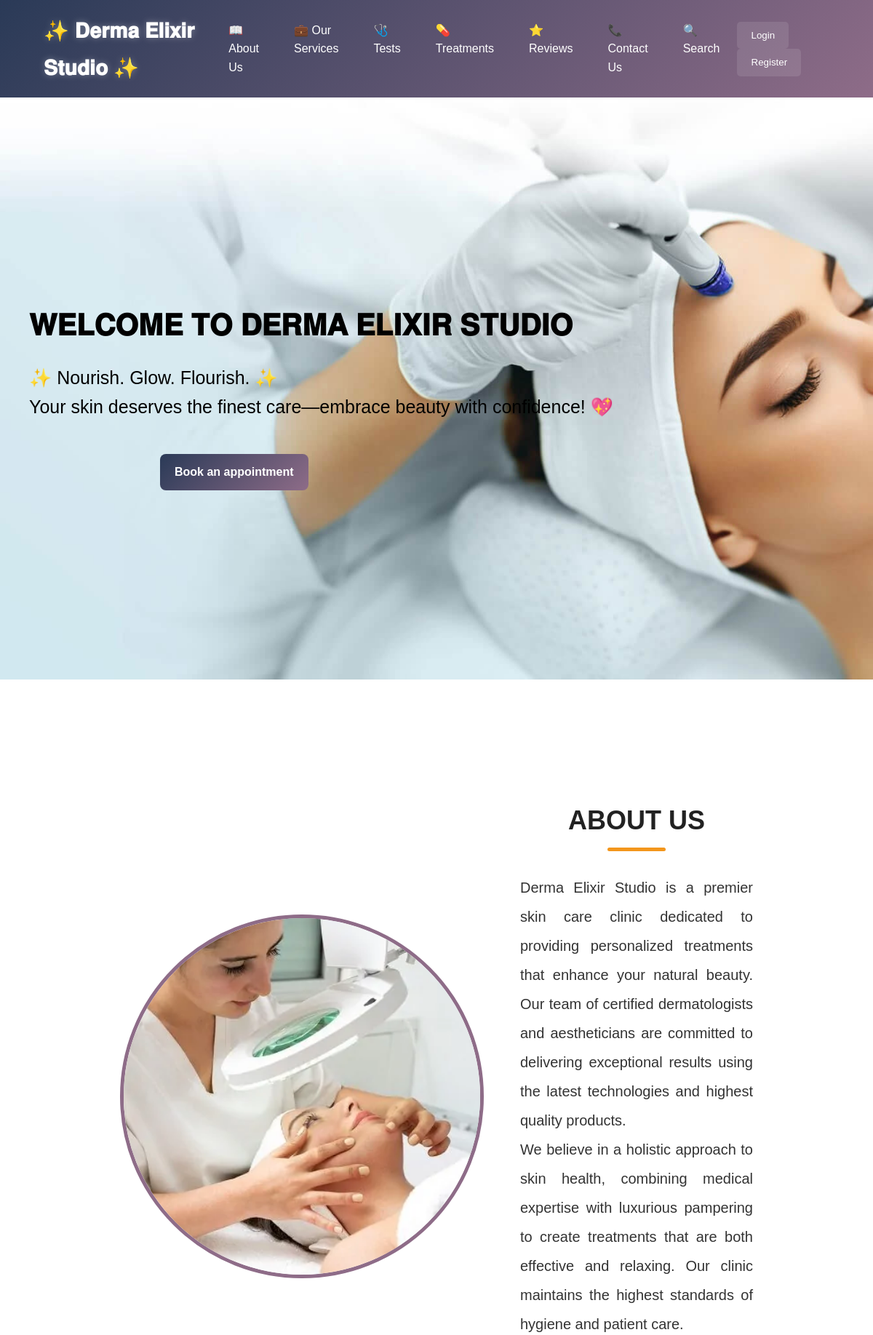
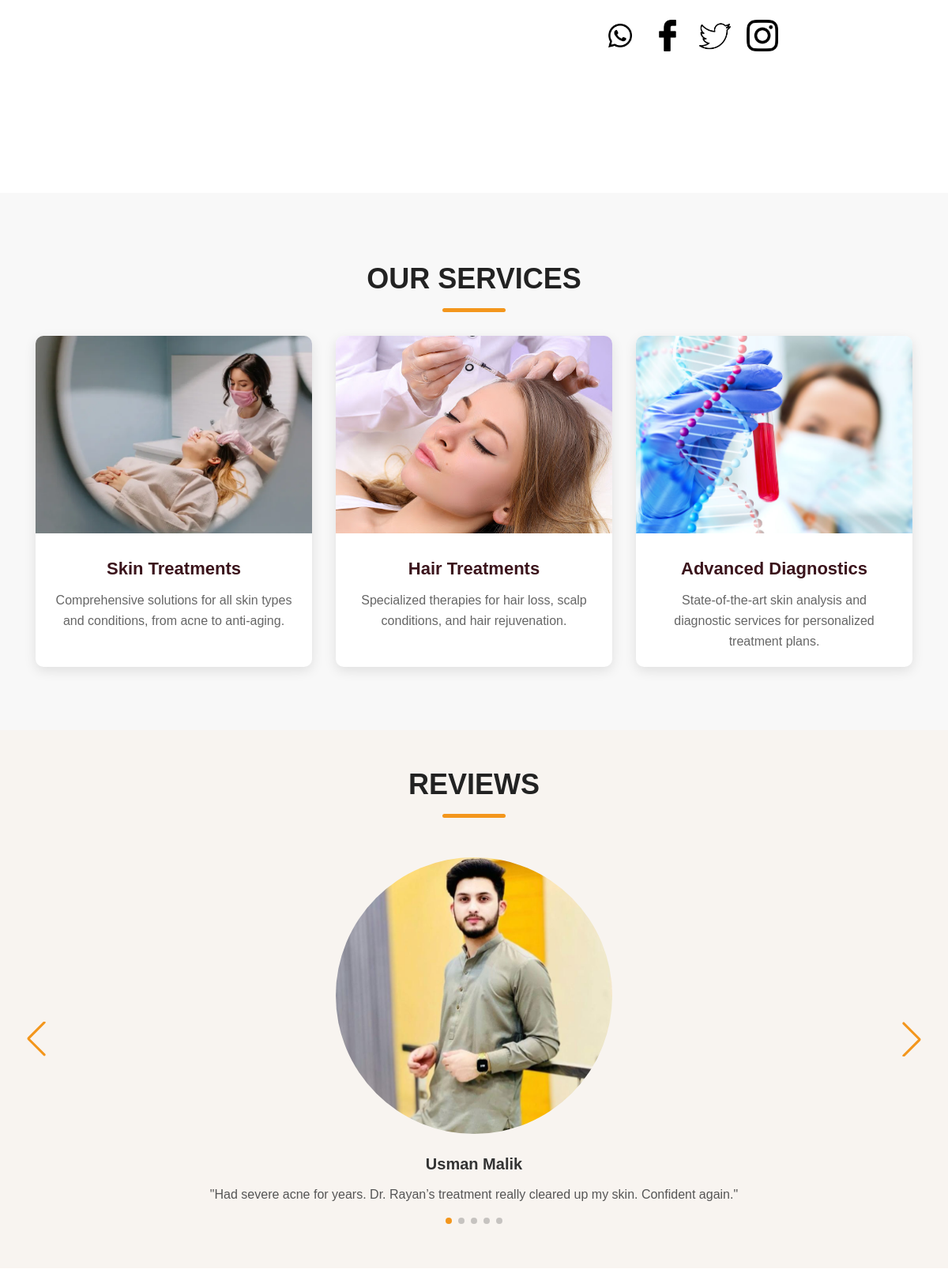
The app's page /derma/index.php (upper part) with its own data (2 pictures, top to bottom).
### tables this page shows
CREATE TABLE `reviews` (
  `id` int NOT NULL,
  `patient_id` int NOT NULL,
  `specialist_id` int NOT NULL,
  `rating` int NOT NULL,
  `feedback` text NOT NULL,
  `created_at` timestamp NULL DEFAULT CURRENT_TIMESTAMP,
  `image_path` varchar(255) DEFAULT NULL
);

CREATE TABLE `patients` (
  `id` int NOT NULL,
  `first_name` varchar(50) NOT NULL,
  `last_name` varchar(50) NOT NULL,
  `username` varchar(50) NOT NULL,
  `password` varchar(255) NOT NULL,
  `email` varchar(100) NOT NULL,
  `mobile` varchar(15) NOT NULL,
  `cnic` varchar(15) NOT NULL,
  `state` varchar(50) NOT NULL,
  `city` varchar(50) NOT NULL,
  `role` enum('patient') NOT NULL DEFAULT 'patient',
  `certificate_path` varchar(255) DEFAULT NULL,
  `profile_photo_path` varchar(255) DEFAULT NULL,
  `created_at` timestamp NULL DEFAULT CURRENT_TIMESTAMP,
  `certificate_verified` tinyint(1) NOT NULL DEFAULT '0'
);

### derma/index.php (the view, shortened to what this page needs)
<?php
include 'db_connection.php';
$reviewSql = "SELECT reviews.feedback, reviews.rating, reviews.image_path, patients.first_name, patients.last_name
              FROM reviews
              JOIN patients ON reviews.patient_id = patients.id
              ORDER BY reviews.created_at DESC
              LIMIT 5";
$reviewResult = $conn->query($reviewSql);
?>
<!DOCTYPE html>
<html lang="en">
<head>
    <link rel="stylesheet" href="styles.css">
    <link rel="stylesheet" href="https://cdnjs.cloudflare.com/ajax/libs/font-awesome/6.0.0/css/all.min.css">
    <link rel="stylesheet" href="https://cdn.jsdelivr.net/npm/swiper/swiper-bundle.min.css">
</head>
<body>
    <header class="header">
        <div class="container">
            <h1><a href="#" style="color: white; text-decoration:none;" class="logo">✨ 𝐃𝐞𝐫𝐦𝐚 𝐄𝐥𝐢𝐱𝐢𝐫 𝐒𝐭𝐮𝐝𝐢𝐨 ✨</a></h1>
            <nav class="navbar">
                <a href="about.php"> 📖 About Us</a>
                <a href="services.php">💼 Our Services</a>
                <a href="tests.php">🩺 Tests</a>
                <a href="treatments.php">💊 Treatments</a>
                <a href="reviews.php">⭐ Reviews</a>
                <a href="contact.php">📞 Contact Us</a>
                <a href="search.php">🔍 Search</a>
            </nav>
            <div class="auth-buttons">
                <button onclick="location.href='login.php';">Login</button>
                <button onclick="location.href='register.php';">Register</button>
            </div>
        </div>
    </header>
    <main class="hero-section">
        <section class="section-content">
            <div class="content details" style="color: black;">
                <h2 class="title" style="font-size: 40px; margin:20px">
                    𝐖𝐄𝐋𝐂𝐎𝐌𝐄 𝐓𝐎 𝐃𝐄𝐑𝐌𝐀 𝐄𝐋𝐈𝐗𝐈𝐑 𝐒𝐓𝐔𝐃𝐈𝐎
                </h2>
                <p style="font-size: 25px;margin:20px">
                    ✨ Nourish. Glow. Flourish. ✨ <br>
                    Your skin deserves the finest care—embrace beauty with confidence! 💖
                </p>
                <a href="register.php" class="book-appointment" style="margin-left: 200px;">
                    Book an appointment
                </a>
            </div>
        </section>
    </main>
    <section class="about-section" id="about">
        <div class="section-content">
            <div class="about-image">
                <img src="images/about.webp" alt="About Derma Elixir Studio">
            </div>
            <div class="about-details">
                <h2 class="section-title">ABOUT US</h2>
                <p>Derma Elixir Studio is a premier skin care clinic dedicated to providing personalized treatments that enhance your natural beauty. Our team of certified dermatologists and aestheticians are committed to delivering exceptional results using the latest technologies and highest quality products.</p>
                <p>We believe in a holistic approach to skin health, combining medical expertise with luxurious pampering to create treatments that are both effective and relaxing. Our clinic maintains the highest standards of hygiene and patient care.</p>
                <div class="social-icons">
                    <a href="#" class="icon"><img src="images/whatsapp.png" alt="WhatsApp"></a>
                    <a href="#" class="icon"><img src="images/facebook.png" alt="Facebook"></a>
                    <a href="#" class="icon"><img src="images/twitter.png" alt="Twitter"></a>
                    <a href="#" class="icon"><img src="images/instagram.png" alt="Twitter"></a>
                </div>
            </div>
        </div>
    </section>
    <section class="services-section" id="services">
        <h2 class="section-title">OUR SERVICES</h2>
        <div class="services-container">
            <div class="service-card">
                <a href="treatments.php"><img src="images/skin-treatment.webp" alt="Skin Treatments"></a>
                <div class="service-info">
                    <h3>Skin Treatments</h3>
                    <p>Comprehensive solutions for all skin types and conditions, from acne to anti-aging.</p>
                </div>
            </div>
            <div class="service-card">
                <a href="treatments.php"><img src="images/hair.jpg" alt="Hair Treatments"></a>
                <div class="service-info">
                    <h3>Hair Treatments</h3>
                    <p>Specialized therapies for hair loss, scalp conditions, and hair rejuvenation.</p>
                </div>
            </div>
            <div class="service-card">
                <a href="tests.php"><img src="images/lab.jpg" alt="Advanced Diagnostics"></a>
                <div class="service-info">
                    <h3>Advanced Diagnostics</h3>
                    <p>State-of-the-art skin analysis and diagnostic services for personalized treatment plans.</p>
                </div>
            </div>
        </div>
    </section>
    <section class="testimonials" id="testimonials">
        <h2 class="section-title">REVIEWS</h2>
        <div class="swiper testimonials-slider">
            <div class="swiper-wrapper">
                <?php
                if ($reviewResult->num_rows > 0) {
                    while ($row = $reviewResult->fetch_assoc()) {
                        $fullName = htmlspecialchars($row['first_name'] . ' ' . $row['last_name']);
                        $feedback = htmlspecialchars($row['feedback']);
                        $imagePath = !empty($row['image_path']) ? 'patients/' . $row['image_path'] : 'images/default-user.jpg';
                ?>
                        <div class="swiper-slide testimonial">
                            <img src="<?php echo $imagePath; ?>" alt="<?php echo $fullName; ?>" style="width:350px; height:350px; border-radius:50%; object-fit:cover;">
                            <h3><?php echo $fullName; ?></h3>
                            <p>"<?php echo $feedback; ?>"</p>
                        </div>
                <?php
                    }
                } else {
                    echo '<div class="swiper-slide testimonial"><p>No reviews available yet.</p></div>';
                }
                ?>
            </div>
            <div class="swiper-navigation">
                <div class="swiper-button-prev"></div>
                <div class="swiper-button-next"></div>
            </div>
            <div class="swiper-pagination"></div>
        </div>
    </section>
</body>
</html>

### records on screen
reviews: image_path (picture), patient.last_name "Usman Malik", feedback "Had severe acne for years. Dr. Rayan’s treatment really cleared up my skin. Confident again."
